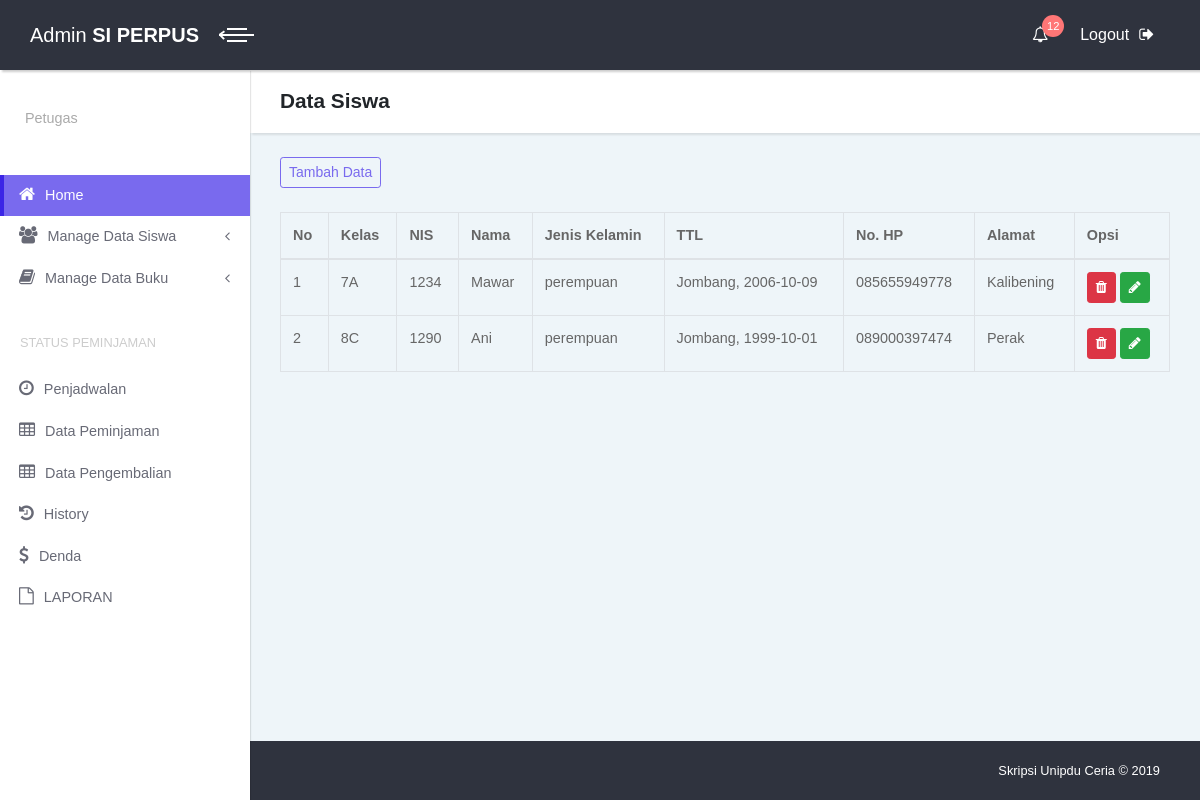
Page /index.php/admin/siswa on the committed database.
### tables this page shows
CREATE TABLE `siswa` (
  `NIS` varchar(12) NOT NULL,
  `NAMA` varchar(50) NOT NULL,
  `JK` enum('laki-laki','perempuan') NOT NULL,
  `TEMPAT_LAHIR` varchar(20) NOT NULL,
  `TGL_LAHIR` date NOT NULL,
  `NO_HP` varchar(20) NOT NULL,
  `ALAMAT` text NOT NULL,
  `ID_KELAS` varchar(20) NOT NULL
);

CREATE TABLE `kelas` (
  `ID_KELAS` varchar(20) NOT NULL,
  `KELAS` varchar(20) NOT NULL
);

### application/controllers/Admin.php (called while the page is built, shortened)
<?php
class Admin extends CI_Controller {
	public function __construct()
	{
 		$this->load->library('session');
		$this->load->helper('me');
		$this->load->model('M_data');
		$this->load->helper(array('form', 'url'));
		$config['first_link']      = 'Pertama';
		$config['last_link']       = 'Terakhir';
		$config['next_link']       = 'Selanjutnya';
		$config['prev_link']       = 'Sebelumnya';
		$config['full_tag_open']   = '<nav><ul class="pagination justify-content-end">';
		$config['full_tag_close']  = '</ul></nav>';
		$config['num_tag_open']    = '<li class="page-item"><span class="page-link">';
		$config['num_tag_close']   = '</span></li>';
		$config['cur_tag_open']    = '<li class="page-item active"><span class="page-link">';
		$config['cur_tag_close']   = '</span></li>';
		$config['next_tag_open']   = '<li class="page-item"><span class="page-link">';
		$config['next_tag_close']  = '</span></li>';
		$config['prev_tag_open']   = '<li class="page-item"><span class="page-link">';
		$config['prev_tag_close']  = '</span></li>';
		$config['first_tag_open']  = '<li class="page-item"><span class="page-link">';
		$config['first_tag_close'] = '</span></li>';
		$config['last_tag_open']   = '<li class="page-item"><span class="page-link">';
		$config['last_tag_close']  = '</span></li>';
		$this->load->library('pagination', $config);
	}
	function siswa()
	{
		$data['judul'] 	 	= "Data Siswa";
		$data['query_siswa']= $this->db->join('kelas', 'kelas.ID_KELAS = siswa.ID_KELAS')
									   ->get('siswa');
		$data['konten']  	= $this->load->view('admin/siswa/siswa', $data, TRUE);
		$this->load->view('admin/master', $data, FALSE);
	}
}

### index.php (called while the page is built, shortened)
<?php
require_once BASEPATH.'core/CodeIgniter.php';

### application/views/admin/siswa/siswa.php (the view)
<header class="page-header">
	<div class="container-fluid">
	  <h2 class="no-margin-bottom"><?php echo $judul; ?></h2>
	</div>
</header>
<br>
<div class="container-fluid">
	<a href="<?=base_url('admin/tambahSiswa')?>" class="btn btn-outline-primary btn-sm">Tambah Data</a>
	<br><br>
	<table class="table table-bordered table-inverse table-hover">
		<thead>
			<tr>
				<th>No</th>
				<th>Kelas</th>
				<th>NIS</th>
				<th>Nama</th>
				<th>Jenis Kelamin</th>
				<th>TTL</th>
				<th>No. HP</th>
				<th>Alamat</th>
				<th>Opsi</th>
			</tr>
		</thead>
		<tbody>
			<?php $no=1; foreach ($query_siswa->result() as $k) { ?>
			<tr>
				<td><?=$no++; ?></td>
				<td><?=$k->KELAS;?></td>
				<td><?=$k->NIS; ?></td>
				<td><?=$k->NAMA; ?></td>
				<td><?=$k->JK; ?></td>
				<td><?=$k->TEMPAT_LAHIR;?>, <?=$k->TGL_LAHIR;?></td>
				<td><?=$k->NO_HP;?></td>
				<td><?=$k->ALAMAT;?></td>
				<td>
					<a href="<?=base_url('admin/hapusSiswa/'.$k->NIS)?>" class="btn btn-danger btn-sm"><i class="fa fa-trash"></i></a>
					<a href="<?=base_url('admin/editSiswa/'.$k->NIS)?>" class="btn btn-success btn-sm"><i class="fa fa-pencil"></i></a>
				</td>
			</tr>
			<?php } ?>
		</tbody>
	</table>
</div>

### rows in the picture
siswa: ID_KELAS.KELAS "7A", NIS "1234", NAMA "Mawar", JK "perempuan", TEMPAT_LAHIR "Jombang", TGL_LAHIR "2006-10-09", NO_HP "085655949778", ALAMAT "Kalibening"
siswa: ID_KELAS.KELAS "8C", NIS "1290", NAMA "Ani", JK "perempuan", TEMPAT_LAHIR "Jombang", TGL_LAHIR "1999-10-01", NO_HP "089000397474", ALAMAT "Perak"

### other values in the picture
$judul "Data Siswa"
